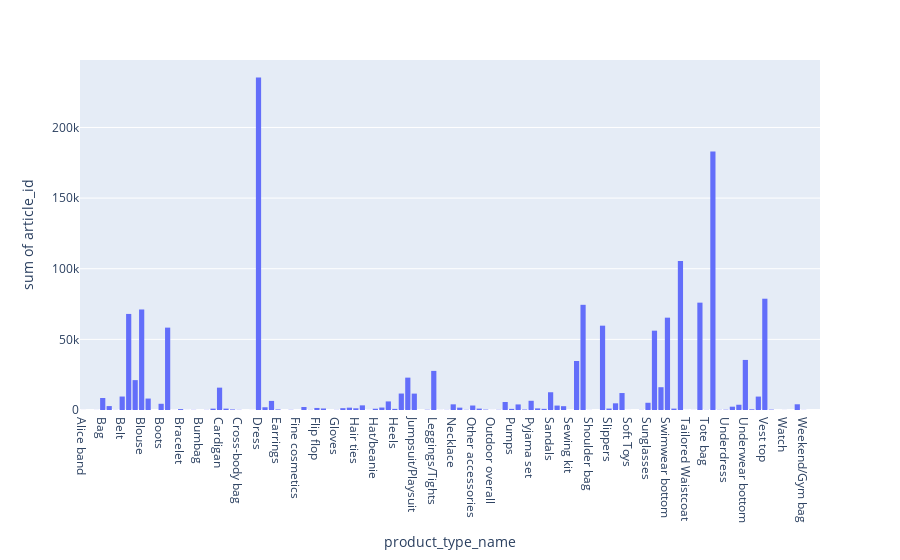

Source (notebook cell):
### Code cell
plot_feature(detailed_transactions, "product_type_name")

### Figure 1 — Plotly figure (JSON) as saved in the notebook; plotly's stock layout.template omitted (floating-point values rounded to 4 significant figures)
{"data": [{"bingroup": "x", "histfunc": "sum", "hovertemplate": "product_type_name=%{x}<br>sum of article_id=%{y}<extra></extra>", "legendgroup": "", "marker": {"color": "#636efa", "pattern": {"shape": ""}}, "name": "", "orientation": "v", "showlegend": false, "type": "histogram", "x": ["Alice band", "Baby Bib", "Backpack", "Bag", "Ballerinas", "Beanie", "Belt", "Bikini top", "Blazer", "Blouse", "Bodysuit", "Bootie", "Boots", "Bra", "Bra extender", "Bracelet", "Braces", "Bucket hat", "Bumbag", "Cap", "Cap/peaked", "Cardigan", "Coat", "Costumes", "Cross-body bag", "Dog Wear", "Dog wear", "Dress", "Dungarees", "Earring", "Earrings", "Eyeglasses", "Felt hat", "Fine cosmetics", "Flat shoe", "Flat shoes", "Flip flop", "Garment Set", "Giftbox", "Gloves", "Hair clip", "Hair string", "Hair ties", "Hair/alice band", "Hairband", "Hat/beanie", "Hat/brim", "Heeled sandals", "Heels", "Hoodie", "Jacket", "Jumpsuit/Playsuit", "Keychain", "Kids Underwear top", "Leggings/Tights", "Marker pen", "Mobile case", "Necklace", "Night gown", "Nipple covers", "Other accessories", "Other shoe", "Outdoor Waistcoat", "Outdoor overall", "Outdoor trousers", "Polo shirt", "Pumps", "Pyjama bottom", "Pyjama jumpsuit/playsuit", "Pyjama set", "Ring", "Robe", "Sandals", "Sarong", "Scarf", "Sewing kit", "Shirt", "Shorts", "Shoulder bag", "Side table", "Skirt", "Slippers", "Sneakers", "Socks", "Soft Toys", "Stain remover spray", "Straw hat", "Sunglasses", "Sweater", "Swimsuit", "Swimwear bottom", "Swimwear set", "T-shirt", "Tailored Waistcoat", "Tie", "Top", "Tote bag", "Trousers", "Umbrella", "Underdress", "Underwear Tights", "Underwear body", "Underwear bottom", "Underwear set", "Unknown", "Vest top", "Wallet", "Washing bag", "Watch", "Waterbottle", "Wedge", "Weekend/Gym bag", "Wireless earphone case", "Zipper head"], "xaxis": "x", "y": [33, 16, 54, 8495, 2777, 99, 9534, 68007, 21146, 71156, 8107, 15, 4403, 58316, 39, 634, 47, 120, 2, 107, 961, 15831, 973, 420, 132, 16, 44, 235370, 1938, 6435, 435, 2, 147, 14, 2134, 124, 1448, 1081, 4, 113, 1289, 1657, 1201, 3287, 73, 897, 1742, 6074, 799, 11662, 22913, 11599, 1, 201, 27682, 56, 112, 4012, 1674, 175, 3177, 984, 301, 46, 158, 5649, 801, 3940, 370, 6527, 1140, 812, 12565, 3136, 2705, 10, 34694, 74464, 66, 8, 59693, 1011, 4738, 12004, 25, 7, 112, 5120, 56157, 16131, 65363, 990, 105557, 31, 55, 75989, 118, 182951, 145, 244, 2344, 3726, 35446, 495, 9501, 78780, 300, 4, 51, 2, 4047, 87, 24, 14], "yaxis": "y"}], "layout": {"barmode": "relative", "legend": {"tracegroupgap": 0}, "margin": {"t": 60}, "xaxis": {"anchor": "y", "domain": [0, 1], "title": {"text": "product_type_name"}}, "yaxis": {"anchor": "x", "domain": [0, 1], "title": {"text": "sum of article_id"}}}}
